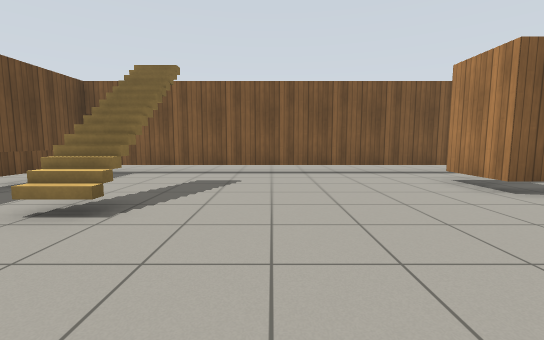
View 1 (above)

12 first-person views from a walk through a robot-simulator world made for Gazebo. The camera is 0.94 m above the floor, tilts 6° down and sees 90° across. The floor is counted in squares, 1 m on a side. Each view is taken from the middle of a square. On the plan, view 1 faces up. The plan holds only what a view shows up to about 11 squares ahead; the rest is blank. Simple patterns stand in for the simulator's built-in surfaces.

View 2
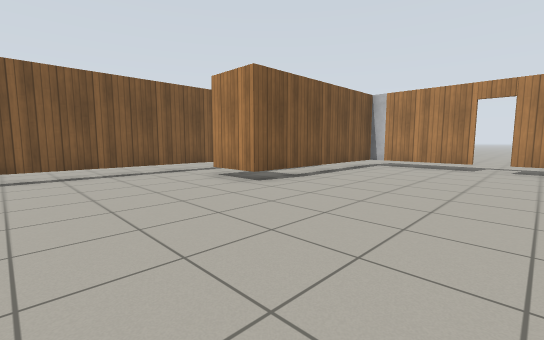

View 3
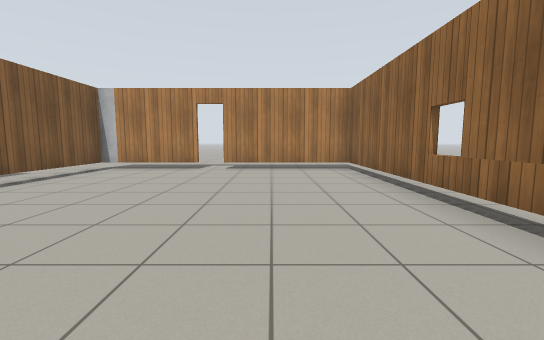

View 4
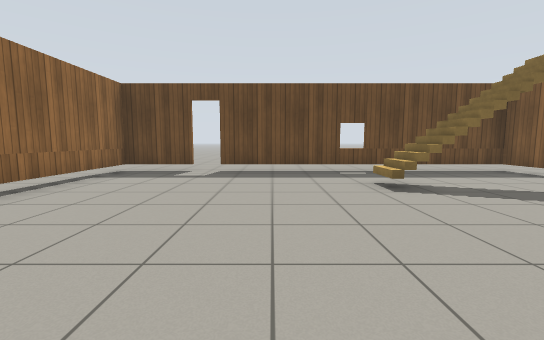

View 5
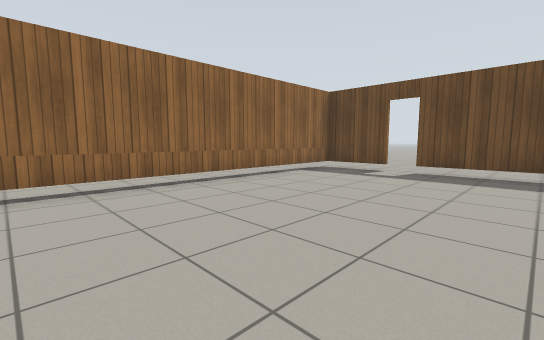

View 6
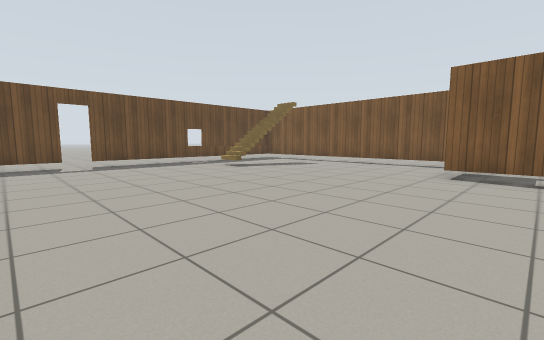

View 7
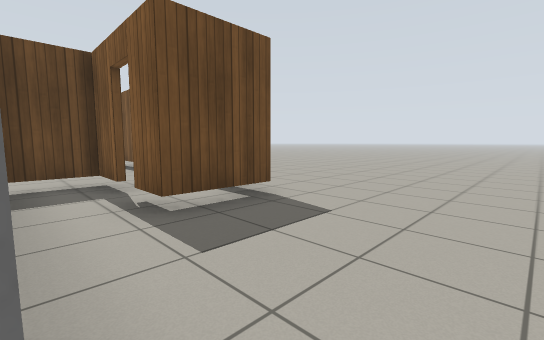

View 8
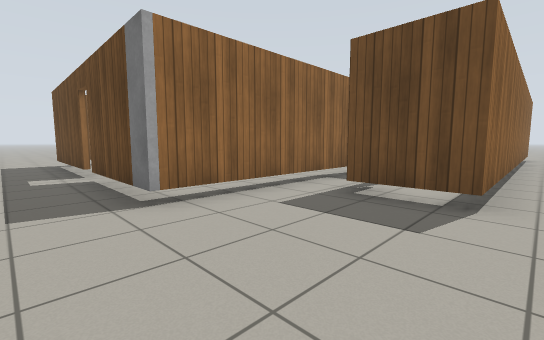

View 9
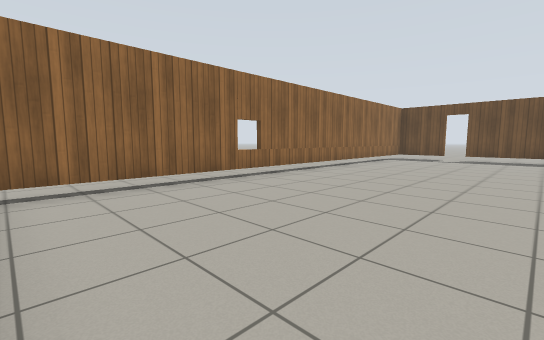

View 10
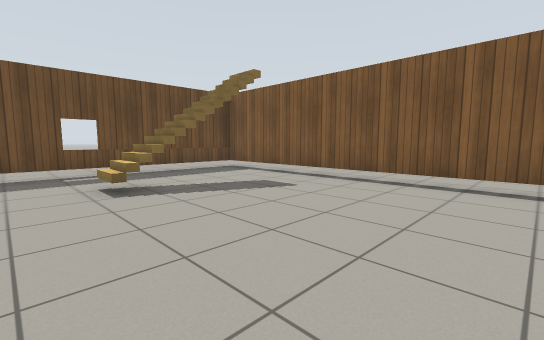

View 11
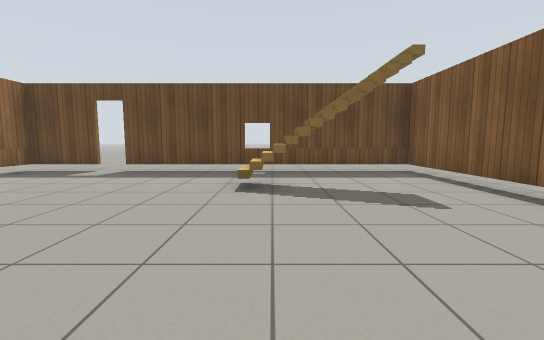

View 12
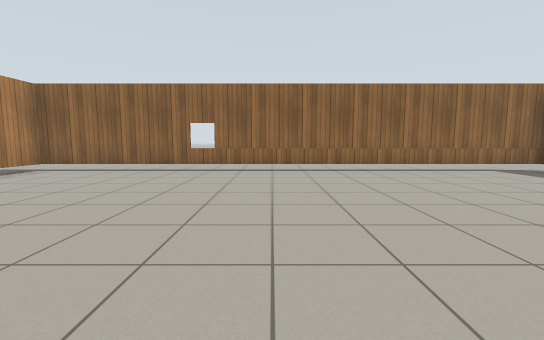

### Floor plan
Key: @ floor where view 1 was taken; # wall or solid block; . floor; D open door; T thing the floor can be seen under or through; S stairs.
Columns run from 7 left of view 1 to 12 right of it. Each row starts with its distance up from view 1.
 10 ...................
  9 ....................
  8 .TTTTTTTTTTTTTT ....
  7 .T...........D.T....
  6 .T..........TDT ....
  5 .T..SS......TTTTTT..
  4 .T..SS...........T .
  3 .T................#.
  2 .T................#.
  1 .T...............DD.
  0 .T.....@..........#.
 -1 .D................#.
 -2 .T................#.
 -3 .T................#.
 -4 .TTTTTTTTTTTTTTTTT .
 -5 ....................

Where each view was taken, in squares from view 1:
view 1: 0 up, 0 right, facing up
view 2: 0 up, 0 right, facing up-right
view 3: 1 down, 1 right, facing right
view 4: 1 up, 3 right, facing left
view 5: 2 up, 3 right, facing down-left
view 6: 3 down, 6 right, facing up-left
view 7: 5 up, 11 right, facing up-left
view 8: 9 up, 12 right, facing down-left
view 9: 2 up, 10 right, facing down-left
view 10: 2 up, 3 right, facing up-left
view 11: 4 up, 3 right, facing left
view 12: 5 up, 3 right, facing down
